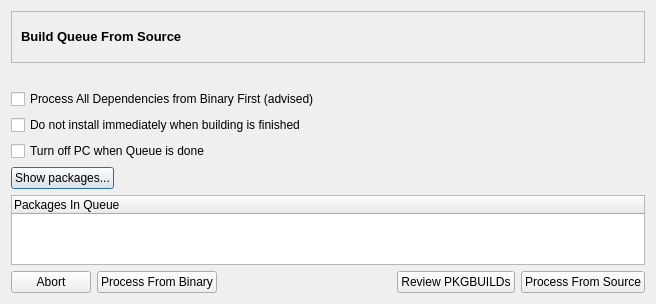
<ui version="4.0" >
 <class>reviewBuildingDialog</class>
 <widget class="QDialog" name="reviewBuildingDialog" >
  <property name="geometry" >
   <rect>
    <x>0</x>
    <y>0</y>
    <width>656</width>
    <height>264</height>
   </rect>
  </property>
  <property name="windowTitle" >
   <string>Review Building Queue</string>
  </property>
  <property name="windowIcon" >
   <iconset resource="shaman.qrc" >:/Icons/icons/shaman/shaman-yellow-icon-32.png</iconset>
  </property>
  <layout class="QGridLayout" >
   <item row="0" column="0" >
    <layout class="QVBoxLayout" >
     <item>
      <widget class="QFrame" name="frame" >
       <property name="sizePolicy" >
        <sizepolicy vsizetype="Maximum" hsizetype="Minimum" >
         <horstretch>0</horstretch>
         <verstretch>0</verstretch>
        </sizepolicy>
       </property>
       <property name="frameShape" >
        <enum>QFrame::StyledPanel</enum>
       </property>
       <property name="frameShadow" >
        <enum>QFrame::Sunken</enum>
       </property>
       <layout class="QGridLayout" >
        <item row="0" column="0" >
         <widget class="QLabel" name="label" >
          <property name="text" >
           <string>&lt;html>&lt;head>&lt;meta name="qrichtext" content="1" />&lt;style type="text/css">
p, li { white-space: pre-wrap; }
&lt;/style>&lt;/head>&lt;body style=" font-family:'Liberation Sans'; font-size:10pt; font-weight:400; font-style:normal;">
&lt;p style=" margin-top:0px; margin-bottom:0px; margin-left:0px; margin-right:0px; -qt-block-indent:0; text-indent:0px; font-family:'Sans Serif';">&lt;span style=" font-weight:600;">Build Queue From Source&lt;/span>&lt;/p>&lt;/body>&lt;/html></string>
          </property>
         </widget>
        </item>
        <item row="0" column="1" >
         <widget class="QLabel" name="label_2" >
          <property name="sizePolicy" >
           <sizepolicy vsizetype="Maximum" hsizetype="Maximum" >
            <horstretch>0</horstretch>
            <verstretch>0</verstretch>
           </sizepolicy>
          </property>
          <property name="minimumSize" >
           <size>
            <width>32</width>
            <height>32</height>
           </size>
          </property>
          <property name="text" >
           <string/>
          </property>
          <property name="pixmap" >
           <pixmap resource="shaman.qrc" >:/Icons/icons/applications-development.png</pixmap>
          </property>
          <property name="scaledContents" >
           <bool>true</bool>
          </property>
         </widget>
        </item>
       </layout>
      </widget>
     </item>
     <item>
      <widget class="QLabel" name="infoLabel" >
       <property name="text" >
        <string/>
       </property>
      </widget>
     </item>
     <item>
      <widget class="QCheckBox" name="depsWizardBox" >
       <property name="text" >
        <string>Process All Dependencies from Binary First (advised)</string>
       </property>
       <property name="checked" >
        <bool>false</bool>
       </property>
      </widget>
     </item>
     <item>
      <widget class="QCheckBox" name="noProcessBox" >
       <property name="toolTip" >
        <string>This is useful if you want to review compiler's output</string>
       </property>
       <property name="text" >
        <string>Do not install immediately when building is finished</string>
       </property>
      </widget>
     </item>
     <item>
      <widget class="QCheckBox" name="turnOffBox" >
       <property name="toolTip" >
        <string/>
       </property>
       <property name="text" >
        <string>Turn off PC when Queue is done</string>
       </property>
      </widget>
     </item>
     <item>
      <layout class="QHBoxLayout" >
       <item>
        <widget class="QPushButton" name="showPackages" >
         <property name="text" >
          <string>Show packages...</string>
         </property>
         <property name="icon" >
          <iconset resource="shaman.qrc" >:/Icons/icons/view-list-tree.png</iconset>
         </property>
         <property name="checkable" >
          <bool>true</bool>
         </property>
        </widget>
       </item>
       <item>
        <spacer>
         <property name="orientation" >
          <enum>Qt::Horizontal</enum>
         </property>
         <property name="sizeHint" >
          <size>
           <width>40</width>
           <height>20</height>
          </size>
         </property>
        </spacer>
       </item>
      </layout>
     </item>
     <item>
      <widget class="QTreeWidget" name="treeWidget" >
       <column>
        <property name="text" >
         <string>Packages In Queue</string>
        </property>
       </column>
      </widget>
     </item>
     <item>
      <layout class="QHBoxLayout" >
       <item>
        <widget class="QPushButton" name="abortButton" >
         <property name="text" >
          <string>Abort</string>
         </property>
         <property name="icon" >
          <iconset resource="shaman.qrc" >:/Icons/icons/dialog-cancel.png</iconset>
         </property>
        </widget>
       </item>
       <item>
        <widget class="QPushButton" name="binaryButton" >
         <property name="text" >
          <string>Process From Binary</string>
         </property>
         <property name="icon" >
          <iconset resource="shaman.qrc" >:/Icons/icons/edit-redo.png</iconset>
         </property>
        </widget>
       </item>
       <item>
        <spacer>
         <property name="orientation" >
          <enum>Qt::Horizontal</enum>
         </property>
         <property name="sizeHint" >
          <size>
           <width>40</width>
           <height>20</height>
          </size>
         </property>
        </spacer>
       </item>
       <item>
        <widget class="QPushButton" name="pBuildButton" >
         <property name="text" >
          <string>Review PKGBUILDs</string>
         </property>
         <property name="icon" >
          <iconset resource="shaman.qrc" >:/Icons/icons/draw-text.png</iconset>
         </property>
        </widget>
       </item>
       <item>
        <widget class="QPushButton" name="sourceButton" >
         <property name="text" >
          <string>Process From Source</string>
         </property>
         <property name="icon" >
          <iconset resource="shaman.qrc" >:/Icons/icons/dialog-ok-apply.png</iconset>
         </property>
        </widget>
       </item>
      </layout>
     </item>
    </layout>
   </item>
  </layout>
 </widget>
 <resources>
  <include location="shaman.qrc" />
 </resources>
 <connections>
  <connection>
   <sender>showPackages</sender>
   <signal>toggled(bool)</signal>
   <receiver>treeWidget</receiver>
   <slot>setVisible(bool)</slot>
   <hints>
    <hint type="sourcelabel" >
     <x>82</x>
     <y>115</y>
    </hint>
    <hint type="destinationlabel" >
     <x>310</x>
     <y>165</y>
    </hint>
   </hints>
  </connection>
 </connections>
</ui>
